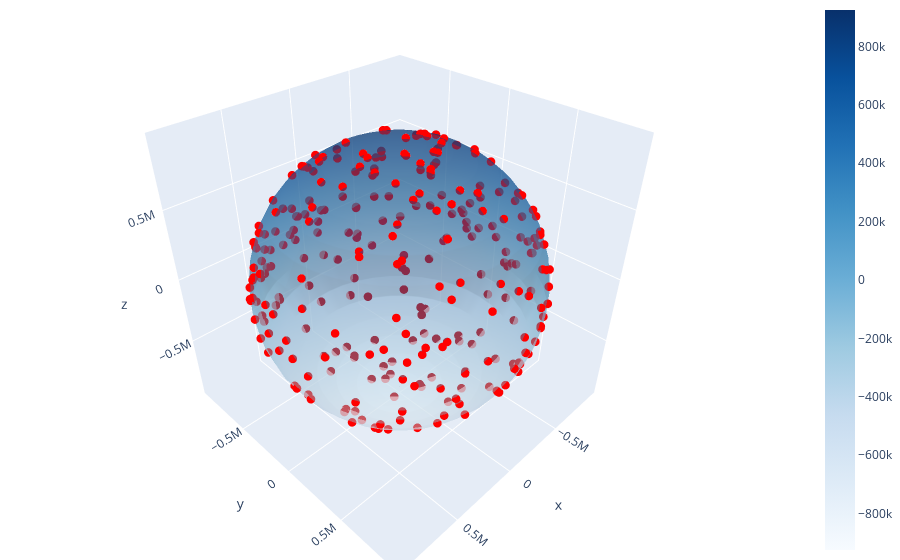

The cell this chart's notebook holds for it:
### Code cell
(x_earth_surface, y_earth_surface, z_earth_surface) = ms(0, 0, 0, Rsoi)
# Create a scatter plot
x_scatter = df.x  # Example scatter data
y_scatter = df.y
z_scatter = df.z

# Create 3D plot
fig = go.Figure()

# Solid sphere
fig.add_trace(go.Surface(x=x_earth_surface, y=y_earth_surface, z=z_earth_surface, colorscale='blues', opacity=0.5))

# Scatter plot
fig.add_trace(go.Scatter3d(x=x_scatter, y=y_scatter, z=z_scatter, mode='markers', marker=dict(size=3, color='red')))

fig.update_layout(scene=dict(aspectmode='data'), margin=dict(l=0, r=0, b=0, t=0))
fig.show()

### Figure 1 — Plotly figure (JSON) as saved in the notebook; plotly's stock layout.template omitted (floating-point values rounded to 4 significant figures; data arrays with more than 128 entries replaced by an {"elided": "..."} marker saying what was removed)
{"data": [{"colorscale": [[0, "rgb(247,251,255)"], [0.125, "rgb(222,235,247)"], [0.25, "rgb(198,219,239)"], [0.375, "rgb(158,202,225)"], [0.5, "rgb(107,174,214)"], [0.625, "rgb(66,146,198)"], [0.75, "rgb(33,113,181)"], [0.875, "rgb(8,81,156)"], [1, "rgb(8,48,107)"]], "opacity": 0.5, "type": "surface", "x": {"elided": "40x20 float values"}, "y": {"elided": "40x20 float values"}, "z": {"elided": "40x20 float values"}}, {"marker": {"color": "red", "size": 3}, "mode": "markers", "type": "scatter3d", "x": {"elided": "293 float values"}, "y": {"elided": "293 float values"}, "z": {"elided": "293 float values"}}], "layout": {"margin": {"b": 0, "l": 0, "r": 0, "t": 0}, "scene": {"aspectmode": "data"}}}
